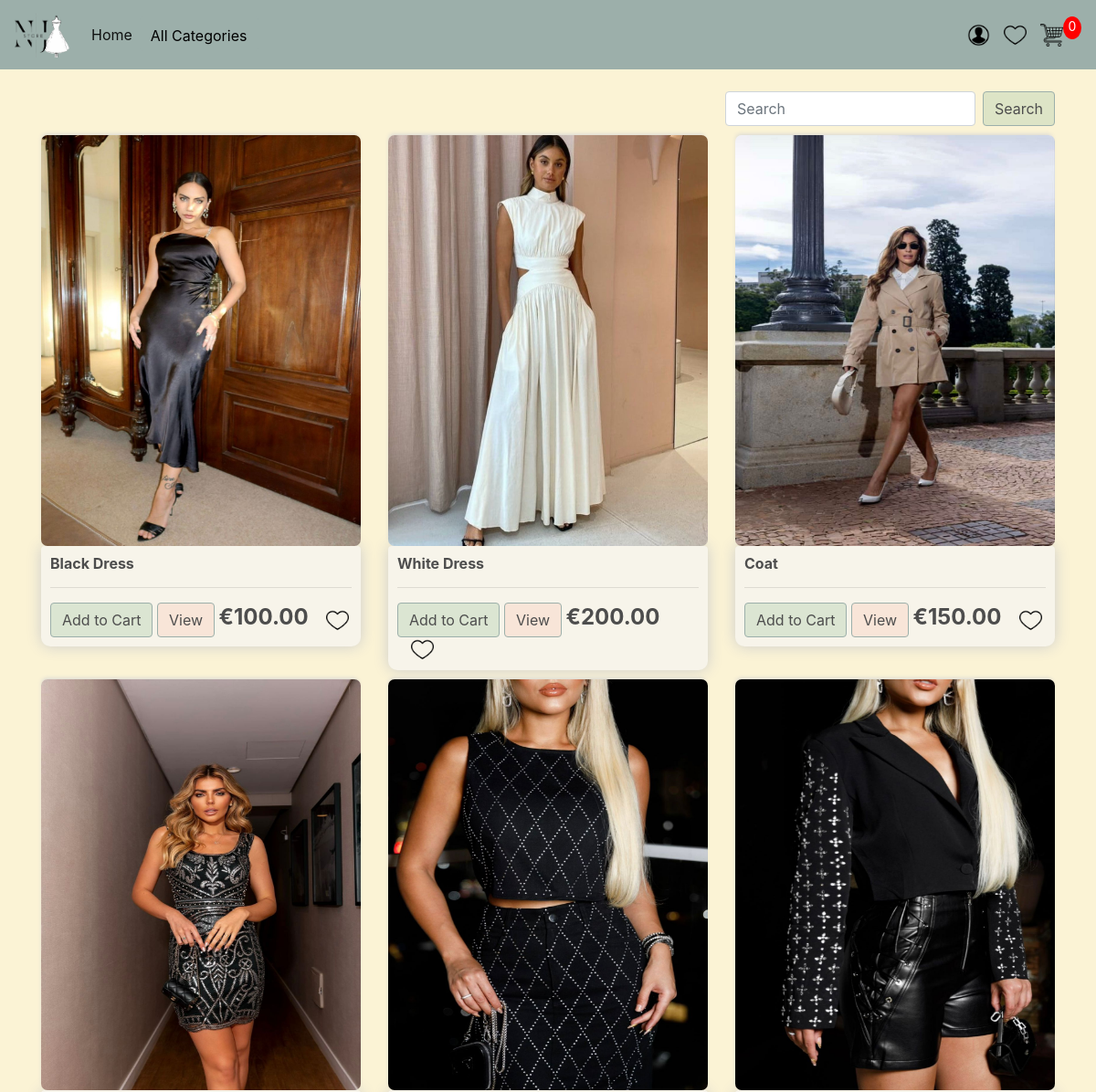
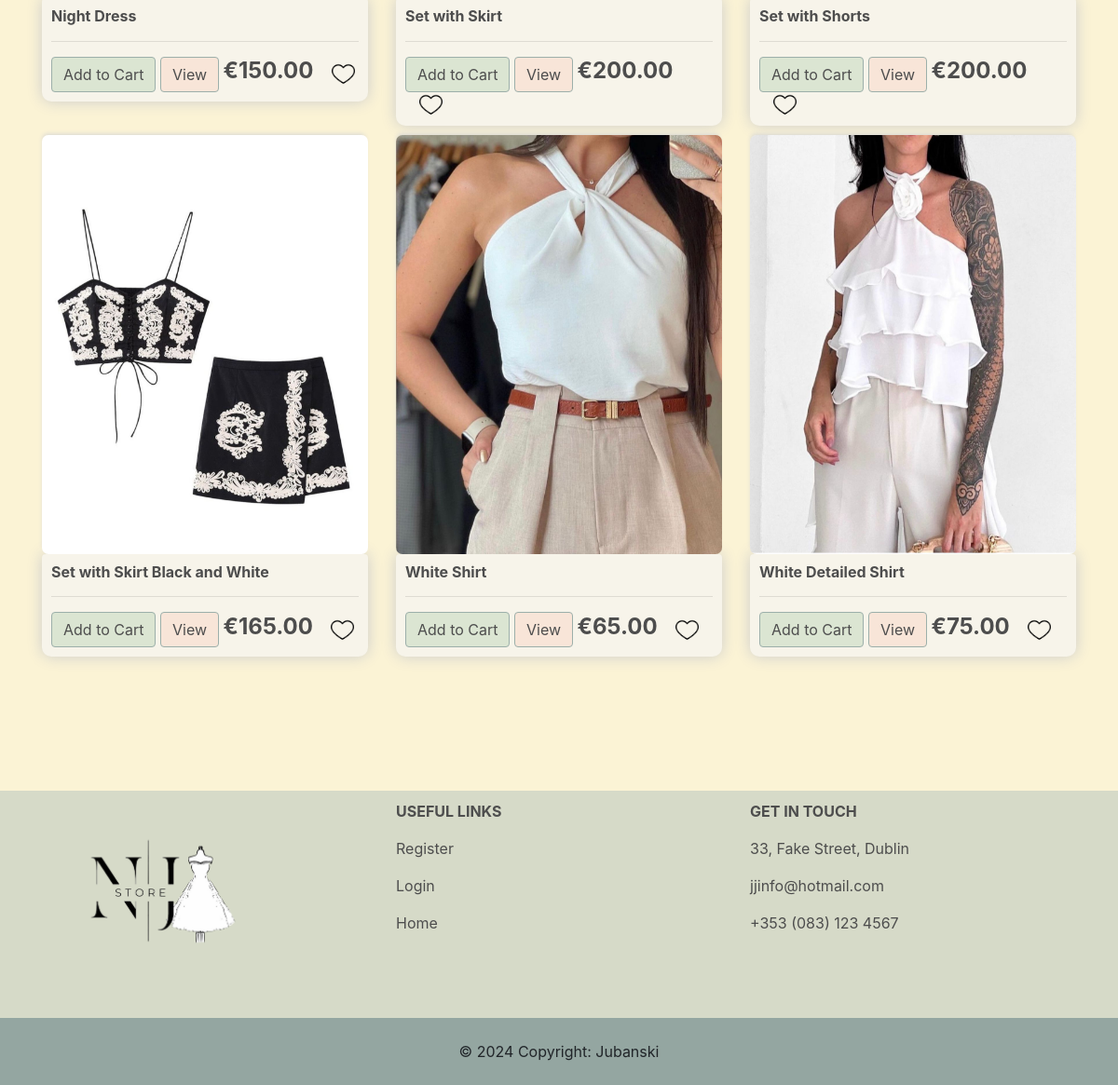
The page / on the database its author committed (2 pictures, top to bottom).
### store/models.py (models this page shows, shortened)
class Product(models.Model):
    name = models.CharField(max_length=200, null=True)
    description = models.TextField()
    price = models.DecimalField(max_digits=7, decimal_places=2)
    sizes = models.ManyToManyField(Size, related_name='products', blank=True)
    image = models.ImageField(upload_to='product_images/',null=True, blank=True)
    category = models.CharField(max_length=100)
    digital = models.BooleanField(default=False,null=True, blank=True)

### store/views.py (the view)
# urls.py: path('', include('store.urls'))
def store(request):
    data = cartData(request)
    cartItems = data['cartItems']
    products = Product.objects.all()
    context = {'products': products, 'cartItems': cartItems}
    return render(request, 'store/store.html', context)

### store/context_processors.py (called while the page is built)
def categories(request):
    categories = Product.objects.values_list('category', flat=True).distinct()
    return {'categories': categories}

### store/utils.py (called while the page is built, shortened)
def cookieCart(request):
    try:
        cart = json.loads(request.COOKIES['cart'])
    except:
        cart = {}
        print('Cart:', cart)
    items = []
    order = {'get_cart_total':0, 'get_cart_items':0, 'shipping': False}
    cartItems = order['get_cart_items']
    return{'cartItems':cartItems, 'order':order, 'items':items}

def cartData(request):
    if request.user.is_authenticated:
        try:
            customer = request.user.customer
        except Customer.DoesNotExist:
            customer = None
        if customer:
            order, created = Order.objects.get_or_create(customer=customer, complete=False)
            items = order.orderitem_set.all()
            cartItems = order.get_cart_items
        else:
            order = None
            items = []
            cartItems = 0
    else:
        cookieData = cookieCart(request)
        cartItems = cookieData['cartItems']
        order = cookieData['order']
        items = cookieData['items']
    return{'cartItems':cartItems, 'order':order, 'items':items}

### store/templates/store/store.html (shortened to what this page needs)
{% extends 'store/main.html' %}
{% load static %}
{% block content %}
    <div class="d-flex justify-content-end my-2 my-lg-0">
        <form class="form-inline" method="GET" action="{% url 'search' %}">
            <input class="form-control mr-sm-2" type="search" placeholder="Search" aria-label="Search" name="q">
            <button class="btn btn-outline-success my-2 my-sm-0 btn-custom-color2" type="submit">Search</button>
        </form>
    </div>
    <div class="row">
        {% for product in products %}
        <div class="col-lg-4">
            <img class="thumbnail" src="{{product.image.url}}">
            <div class="box-element product">
                <h6><strong>{{product.name}}</strong></h6>
                <hr>
                <button data-product={{product.id}} data-action="add" class="btn btn-outline-secondary add-btn update-cart btn-custom-color2">Add to Cart</button>
                <a class="btn btn-outline-success btn-custom-color" href="{% url 'product_detail' product_id=product.id %}">View</a>
                <h4 style="display: inline-block"><strong>€{{product.price|floatformat:2}}</strong></h4>
                <a href="{% url 'addToWishlist' product.id %}">
                    <img id="cart-icon" src="{% static 'images/emptyHeart.png' %}">
                </a>
            </div>
        </div>
        {% endfor %}
    </div>
    <br>
    <br>
    <br>
    <br>
{% endblock content %}

### store/templates/store/main.html (shortened to what this page needs)
<!DOCTYPE html>
{% load static %}
<html lang="en">
<head>
    <link rel="stylesheet" type="text/css" href="{% static 'css/main.css' %}">
    <link rel="stylesheet" href="https://stackpath.bootstrapcdn.com/bootstrap/4.4.1/css/bootstrap.min.css">
	<link rel="stylesheet" href="https://use.fontawesome.com/releases/v5.6.1/css/all.css">
</head>
<body>
    <nav class="navbar navbar-expand-lg navbar-light custom-navbar">
        <div class="collapse navbar-collapse" id="navbarTogglerDemo01">
          <a class="navbar-brand" href="{% url 'store' %}">
                <img src="{% static 'images/logonav.png' %}" alt="JJ Store Logo" width="60" height="50">
          </a>
          <ul class="navbar-nav mr-auto mt-2 mt-lg-0">
            <li class="nav-item active">
              <a class="nav-link" href="{% url 'store' %}"> Home <span class="sr-only">(current)</span></a>
            </li>
            <li class="nav-item active">
                <form id="categoryForm" class="d-flex" method="GET" action="{% url 'filter_category' %}">
                    <select id="categorySelect" class="form-control mr-sm-1 custom-dropdown" name="category">
                        <option value="">All Categories</option>
                    </select>
                </form>
            </li>
          </ul>
        <div class="form-inline my-2 my-lg-0">
            {% if request.user.is_authenticated %}
                <span>Hello, {{request.user}}</span>
                <a href="{% url 'logout' %}">
                    <img id="cart-icon" src="{% static 'images/logout.png' %}">
                </a>
            {% else %}
                <a href="{% url 'login' %} ">
                    <img id="cart-icon" src="{% static 'images/login.png' %}">
                </a>
            {% endif %}
            <a href="{% url 'wishlist' %}">
                <img id="cart-icon" src="{% static 'images/emptyHeart.png' %}">
            </a>
            <a href="{% url 'cart' %}">
                <img id="cart-icon" src="{% static 'images/shopping-cart.png' %}">
            </a>
            <p id="cart-total">{{cartItems}}</p>
        </div>
        </div>
      </nav>
    <div class="container">
        <br>
        {% block content %}
        {% endblock content %}
    </div>
    <br>
    <br>
    <section id="footer">
        <div class="container">
            <div class="row">
                <div class="col-md-4 footer-box">
                    <img class="smaller-image-logo" src="{% static 'images/logotransparent.png' %}">
                    <br>
                    <br>
                </div>
                <div class="col-md-4 footer-box">
                    <p><b>USEFUL LINKS</b></p>
                    <a href="{% url 'register' %}"><p>Register</p></a>
                    <a href="{% url 'login' %}"><p>Login</p></a>
                    <a href="{% url 'store' %}"><p>Home</p></a>
                </div>
                <div class="col-md-4 footer-box">
                    <p><b>GET IN TOUCH</b></p>
                    <p>33, Fake Street, Dublin</p>
                    <p>jjinfo@hotmail.com</p>
                    <p>+353 (083) 123 4567</p>
                </div>
            </div>
        </div>
    </section>
        <section id="copyright">
            <div class="text-center p-4" style="background-color: rgba(0, 0, 0, 0.05);">
                © 2024 Copyright:
                <a class="text-reset fw-bold" href="{% url 'store' %}">Jubanski</a>
            </div>
        </section>
</body>
</html>

### static/css/main.css (style rules this page uses)
body { background-color: #FBF3D5!important; }
.custom-navbar { background-color: #9CAFAA; }
h1,h2,h3,h4,h5,h6 { color:hsl(0, 0%, 30%); }
.box-element { box-shadow:hsl(0, 0%, 80%) 0 0 16px; background-color: #f7f4ea; padding: 10px; }
.thumbnail { width: 100%; height: 450px; -webkit-box-shadow: -1px -3px 5px -2px rgba(214,214,214,1); -moz-box-shadow: -1px -3px 5px -2px rgba(214,214,214,1); box-shadow: -1px -3px 5px -2px rgba(214,214,214,1); border-radius: 7px; }
.product { border-radius: 4px 4px 10px 10px; }
#cart-icon { width:25px; display: inline-block; margin-left: 15px; }
#cart-total { display: block; text-align: center; color:#fff; background-color: red; width: 20px; height: 25px; border-radius: 50%; font-size: 14px; }
.col-lg-4, .col-lg-6, .col-lg-8, .col-lg-12 { margin-top: 10px; }
.btn { border-radius: 0; }
html { margin: 0; padding: 0; height: 100%; }
.smaller-image-logo { width: 250px; height: 200px; object-fit: cover; border: 1px #ccc; }
#footer { color:hsl(0, 0%, 30%); background-color: #D6DAC8; }
.footer-box { padding-top: 10px; padding-bottom: 10px; }
.footer-box a { text-decoration: none; color:hsl(0, 0%, 30%); }
#copyright { background-color: #9CAFAA; }
.btn-custom-color { background-color: #f8c4b454 !important; border-color: #9CAFAA !important; color: hsl(0, 0%, 30%) !important; }
.btn-custom-color2 { background-color: #b4cfb06b !important; border-color: #9CAFAA !important; color: hsl(0, 0%, 30%) !important; }
.custom-dropdown { background-color: #9CAFAA!important; border: none!important; appearance: none; padding-top: 8.5px!important; color: black!important; }

### rows shown on the page
Product: image (picture), name "Black Dress", price "100.00"
Product: image (picture), name "White Dress", price "200.00"
Product: image (picture), name "Coat", price "150.00"
Product: image (picture), name "Night Dress", price "150.00"
Product: image (picture), name "Set with Skirt", price "200.00"
Product: image (picture), name "Set with Shorts", price "200.00"
Product: image (picture), name "Set with Skirt Black and White", price "165.00"
Product: image (picture), name "White Shirt", price "65.00"
Product: image (picture), name "White Detailed Shirt", price "75.00"

### other values the page prints
{{ cartItems }} "0"
